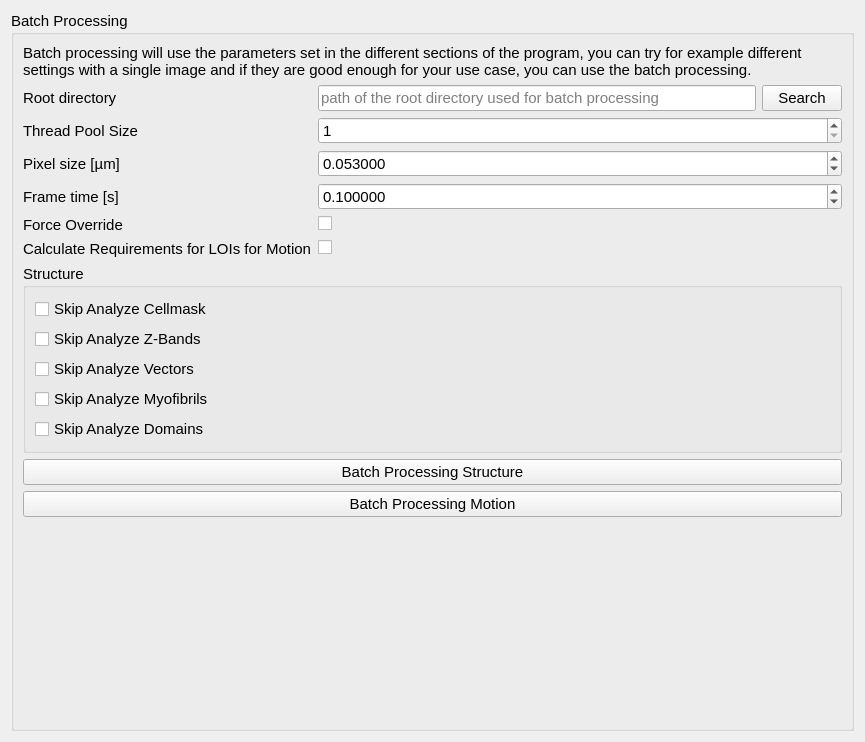
<?xml version="1.0" encoding="UTF-8"?>
<ui version="4.0">
 <class>Form</class>
 <widget class="QWidget" name="Form">
  <property name="geometry">
   <rect>
    <x>0</x>
    <y>0</y>
    <width>865</width>
    <height>742</height>
   </rect>
  </property>
  <property name="windowTitle">
   <string>Form</string>
  </property>
  <layout class="QGridLayout" name="gridLayout">
   <item row="3" column="0" colspan="2">
    <widget class="QGroupBox" name="groupBox">
     <property name="font">
      <font>
       <pointsize>11</pointsize>
      </font>
     </property>
     <property name="title">
      <string>Batch Processing</string>
     </property>
     <layout class="QFormLayout" name="formLayout">
      <item row="1" column="0">
       <widget class="QLabel" name="label">
        <property name="text">
         <string>Root directory</string>
        </property>
       </widget>
      </item>
      <item row="1" column="1">
       <layout class="QHBoxLayout" name="horizontalLayout_2">
        <item>
         <widget class="QLineEdit" name="le_root_directory">
          <property name="text">
           <string/>
          </property>
          <property name="placeholderText">
           <string>path of the root directory used for batch processing</string>
          </property>
         </widget>
        </item>
        <item>
         <widget class="QPushButton" name="btn_search">
          <property name="text">
           <string>Search</string>
          </property>
         </widget>
        </item>
       </layout>
      </item>
      <item row="3" column="0">
       <widget class="QLabel" name="label_2">
        <property name="toolTip">
         <string>pixel size in [µm], this is used either if the image-to-process doesn't have this value set or force override is activated</string>
        </property>
        <property name="text">
         <string>Pixel size [µm]</string>
        </property>
       </widget>
      </item>
      <item row="3" column="1">
       <widget class="QDoubleSpinBox" name="dsb_pixel_size">
        <property name="toolTip">
         <string>pixel size in [µm], this is used either if the image-to-process doesn't have this value set or force override is activated</string>
        </property>
        <property name="decimals">
         <number>6</number>
        </property>
        <property name="maximum">
         <double>99999999.000000000000000</double>
        </property>
        <property name="value">
         <double>0.053000000000000</double>
        </property>
       </widget>
      </item>
      <item row="4" column="0">
       <widget class="QLabel" name="label_3">
        <property name="toolTip">
         <string>frame time in [s], this is used either if the image-to-process doesn't have this value set or force override is activated</string>
        </property>
        <property name="text">
         <string>Frame time [s]</string>
        </property>
       </widget>
      </item>
      <item row="4" column="1">
       <widget class="QDoubleSpinBox" name="dsb_frame_time">
        <property name="toolTip">
         <string>frame time in [s], this is used either if the image-to-process doesn't have this value set or force override is activated</string>
        </property>
        <property name="decimals">
         <number>6</number>
        </property>
        <property name="maximum">
         <double>9999999.000000000000000</double>
        </property>
        <property name="value">
         <double>0.100000000000000</double>
        </property>
       </widget>
      </item>
      <item row="5" column="0">
       <widget class="QLabel" name="label_4">
        <property name="toolTip">
         <string>if set the values in pixel size and frame time will be forced upon all images which are processed during this batch</string>
        </property>
        <property name="text">
         <string>Force Override</string>
        </property>
       </widget>
      </item>
      <item row="5" column="1">
       <widget class="QCheckBox" name="chk_force_override">
        <property name="toolTip">
         <string>if set the values in pixel size and frame time will be forced upon all images which are processed during this batch</string>
        </property>
        <property name="text">
         <string/>
        </property>
       </widget>
      </item>
      <item row="8" column="0" colspan="2">
       <widget class="QPushButton" name="btn_batch_processing_structure">
        <property name="toolTip">
         <string>Start batch processing structure</string>
        </property>
        <property name="text">
         <string>Batch Processing Structure</string>
        </property>
       </widget>
      </item>
      <item row="9" column="0" colspan="2">
       <widget class="QPushButton" name="btn_batch_processing_motion">
        <property name="toolTip">
         <string>Start batch processing motion</string>
        </property>
        <property name="text">
         <string>Batch Processing Motion</string>
        </property>
       </widget>
      </item>
      <item row="2" column="0">
       <widget class="QLabel" name="label_5">
        <property name="text">
         <string>Thread Pool Size</string>
        </property>
       </widget>
      </item>
      <item row="2" column="1">
       <widget class="QSpinBox" name="sb_thread_pool_size">
        <property name="minimum">
         <number>1</number>
        </property>
        <property name="value">
         <number>1</number>
        </property>
       </widget>
      </item>
      <item row="0" column="0" colspan="2">
       <widget class="QLabel" name="label_6">
        <property name="text">
         <string>Batch processing will use the parameters set in the different sections of the program, you can try for example different settings with a single image and if they are good enough for your use case, you can use the batch processing.</string>
        </property>
        <property name="wordWrap">
         <bool>true</bool>
        </property>
       </widget>
      </item>
      <item row="6" column="0">
       <widget class="QLabel" name="label_7">
        <property name="toolTip">
         <string>If this is activated Z-Band Prediction, Sarcomere Length Orient will be calculated (if structure analysis was done before this could be deactivated)</string>
        </property>
        <property name="text">
         <string>Calculate Requirements for LOIs for Motion</string>
        </property>
       </widget>
      </item>
      <item row="6" column="1">
       <widget class="QCheckBox" name="chk_calc_lois">
        <property name="toolTip">
         <string>If this is activated Z-Band Prediction, Sarcomere Length Orient will be calculated (if structure analysis was done before this could be deactivated)</string>
        </property>
        <property name="text">
         <string/>
        </property>
       </widget>
      </item>
      <item row="7" column="0" colspan="2">
       <widget class="QGroupBox" name="groupBox_2">
        <property name="title">
         <string>Structure</string>
        </property>
        <layout class="QFormLayout" name="formLayout_2">
         <item row="0" column="0">
          <widget class="QCheckBox" name="chk_skip_cellmask">
           <property name="text">
            <string>Skip Analyze Cellmask</string>
           </property>
          </widget>
         </item>
         <item row="1" column="0">
          <widget class="QCheckBox" name="chk_skip_zbands">
           <property name="text">
            <string>Skip Analyze Z-Bands</string>
           </property>
          </widget>
         </item>
         <item row="2" column="0">
          <widget class="QCheckBox" name="chk_skip_vectors">
           <property name="text">
            <string>Skip Analyze Vectors</string>
           </property>
          </widget>
         </item>
         <item row="3" column="0">
          <widget class="QCheckBox" name="chk_skip_myofibrils">
           <property name="text">
            <string>Skip Analyze Myofibrils</string>
           </property>
          </widget>
         </item>
         <item row="4" column="0">
          <widget class="QCheckBox" name="chk_skip_domains">
           <property name="text">
            <string>Skip Analyze Domains</string>
           </property>
          </widget>
         </item>
        </layout>
       </widget>
      </item>
     </layout>
    </widget>
   </item>
  </layout>
 </widget>
 <resources/>
 <connections/>
</ui>
